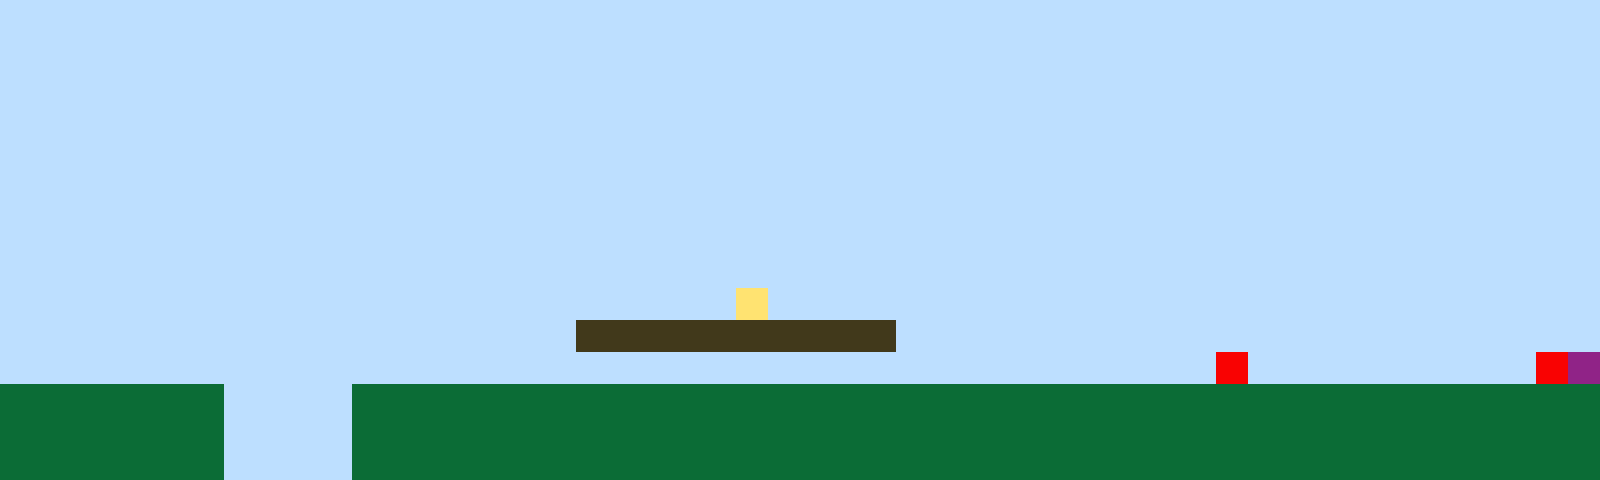

Below is a game level as drawn by its tile map, then a one-line description and the .tmx file that defines it, in full:
An orthogonal 50x15 tile map with 32x32 px tiles, 1 tile layer (Tile Layer 1).

<map version="1.10" tiledversion="1.11.2" orientation="orthogonal" renderorder="right-up" width="50" height="15" tilewidth="32" tileheight="32" infinite="0" nextlayerid="2" nextobjectid="1"><editorsettings><export target="map1.csv" format="csv" /></editorsettings><tileset firstgid="1" name="sprites" tilewidth="32" tileheight="32" tilecount="6" columns="3"><image source="sprites.png" width="96" height="64" /></tileset><layer id="1" name="Tile Layer 1" width="50" height="15"><data encoding="csv">1,1,1,1,1,1,1,1,1,1,1,1,1,1,1,1,1,1,1,1,1,1,1,1,1,1,1,1,1,1,1,1,1,1,1,1,1,1,1,1,1,1,1,1,1,1,1,1,1,1,1,1,1,1,1,1,1,1,1,1,1,1,1,1,1,1,1,1,1,1,1,1,1,1,1,1,1,1,1,1,1,1,1,1,1,1,1,1,1,1,1,1,1,1,1,1,1,1,1,1,1,1,1,1,1,1,1,1,1,1,1,1,1,1,1,1,1,1,1,1,1,1,1,1,1,1,1,1,1,1,1,1,1,1,1,1,1,1,1,1,1,1,1,1,1,1,1,1,1,1,1,1,1,1,1,1,1,1,1,1,1,1,1,1,1,1,1,1,1,1,1,1,1,1,1,1,1,1,1,1,1,1,1,1,1,1,1,1,1,1,1,1,1,1,1,1,1,1,1,1,1,1,1,1,1,1,1,1,1,1,1,1,1,1,1,1,1,1,1,1,1,1,1,1,1,1,1,1,1,1,1,1,1,1,1,1,1,1,1,1,1,1,1,1,1,1,1,1,1,1,1,1,1,1,1,1,1,1,1,1,1,1,1,1,1,1,1,1,1,1,1,1,1,1,1,1,1,1,1,1,1,1,1,1,1,1,1,1,1,1,1,1,1,1,1,1,1,1,1,1,1,1,1,1,1,1,1,1,1,1,1,1,1,1,1,1,1,1,1,1,1,1,1,1,1,1,1,1,1,1,1,1,1,1,1,1,1,1,1,1,1,1,1,1,1,1,1,1,1,1,1,1,1,1,1,1,1,1,1,1,1,1,1,1,1,1,1,1,1,1,1,1,1,1,1,1,1,1,1,1,1,1,1,1,1,1,1,1,1,1,1,1,1,1,1,1,1,1,1,1,1,1,1,1,1,1,1,1,1,1,1,1,1,1,1,1,1,1,1,1,1,1,1,1,1,1,1,1,1,1,1,1,1,1,1,1,1,1,1,1,1,1,1,1,1,1,1,1,1,1,1,1,1,1,1,1,1,1,1,1,1,1,1,1,1,1,1,1,1,1,1,1,1,4,1,1,1,1,1,1,1,1,1,1,1,1,1,1,1,1,1,1,1,1,1,1,1,1,1,1,1,1,1,1,1,1,1,1,1,1,1,1,1,1,1,1,1,1,3,3,3,3,3,3,3,3,3,3,1,1,1,1,1,1,1,1,1,1,1,1,1,1,1,1,1,1,1,1,1,1,1,1,1,1,1,1,1,1,1,1,1,1,1,1,1,1,1,1,1,1,1,1,1,1,1,1,1,1,1,1,1,1,1,1,1,1,1,1,5,1,1,1,1,1,1,1,1,1,5,6,2,2,2,2,2,2,2,1,1,1,1,2,2,2,2,2,2,2,2,2,2,2,2,2,2,2,2,2,2,2,2,2,2,2,2,2,2,2,2,2,2,2,2,2,2,2,2,2,2,2,2,2,2,2,2,2,2,1,1,1,1,2,2,2,2,2,2,2,2,2,2,2,2,2,2,2,2,2,2,2,2,2,2,2,2,2,2,2,2,2,2,2,2,2,2,2,2,2,2,2,2,2,2,2,2,2,2,1,1,1,1,2,2,2,2,2,2,2,2,2,2,2,2,2,2,2,2,2,2,2,2,2,2,2,2,2,2,2,2,2,2,2,2,2,2,2,2,2,2,2</data></layer></map>
